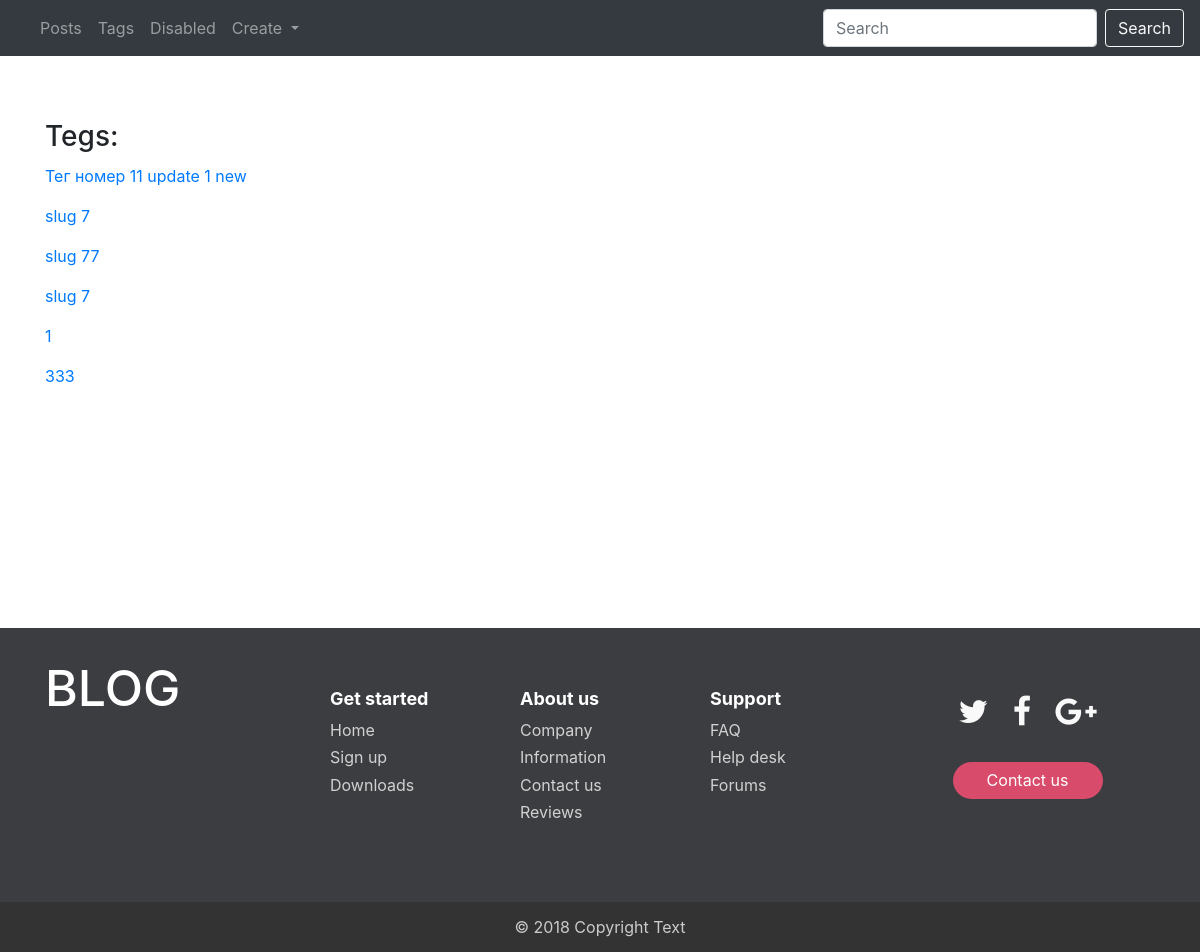
The page /blog/tag/ on the database its author committed.
### myblog/models.py (models this page shows, shortened)
class Tag(models.Model):
    title = models.CharField(max_length=150, db_index=True)  # db_index=True - индексация для более быстрого поиска
    def get_absolute_url(self):
        return reverse("tag_detail_url", kwargs={"pk": self.pk})
    class Meta:
        verbose_name = "Тег"
        verbose_name_plural = "Теги"
        ordering = ("id",)  # отсортировали так что новые вверху

### myblog/views.py (the view)
# urls.py: path('tag/', MyListViewTag.as_view(), name="tag_list_url"), # tag_list
class MyListViewTag(ListView):
    model = Tag
    template_name = "blog/tag_list.html"
    def get_context_data(self, **kwargs):
        queryset = Tag.objects.all()
        context = super(MyListViewTag, self).get_context_data(**kwargs)
        context["tag_query"] = queryset
        return context

### myblog/templates/blog/tag_list.html
{% extends "blog/base.html" %}
{% block y %}
    <h3>Tegs:</h3>
    {% for tag in tag_query %}
         <a href="{{ tag.get_absolute_url }}"> <p style="margin-top: 10px"> {{ tag.title }}</p></a>
    {% endfor %} </br>
{% endblock %}

### myblog/static/css/styles.css (style rules this page uses)
html { height: 100%; }

### rows shown on the page
Tag: title "Тег номер 11 update 1 new"
Tag: title "slug 7"
Tag: title "slug 77"
Tag: title "slug 7"
Tag: title "1"
Tag: title "333"
